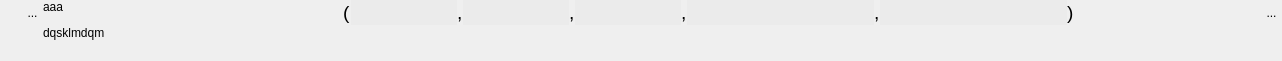
<?xml version="1.0" encoding="UTF-8"?>
<ui version="4.0">
 <class>WidgetTuple5</class>
 <widget class="QWidget" name="WidgetTuple5">
  <property name="geometry">
   <rect>
    <x>0</x>
    <y>0</y>
    <width>1282</width>
    <height>61</height>
   </rect>
  </property>
  <property name="sizePolicy">
   <sizepolicy hsizetype="Preferred" vsizetype="Minimum">
    <horstretch>0</horstretch>
    <verstretch>0</verstretch>
   </sizepolicy>
  </property>
  <property name="minimumSize">
   <size>
    <width>0</width>
    <height>0</height>
   </size>
  </property>
  <property name="windowTitle">
   <string>Form</string>
  </property>
  <layout class="QHBoxLayout" name="horizontalLayout_3">
   <property name="spacing">
    <number>0</number>
   </property>
   <property name="leftMargin">
    <number>1</number>
   </property>
   <property name="topMargin">
    <number>0</number>
   </property>
   <property name="rightMargin">
    <number>0</number>
   </property>
   <property name="bottomMargin">
    <number>1</number>
   </property>
   <item>
    <layout class="QVBoxLayout" name="verticalLayout_2">
     <property name="spacing">
      <number>0</number>
     </property>
     <item>
      <layout class="QHBoxLayout" name="horizontalLayout_2">
       <property name="spacing">
        <number>0</number>
       </property>
       <property name="sizeConstraint">
        <enum>QLayout::SetFixedSize</enum>
       </property>
       <item>
        <spacer name="horizontalSpacer_3">
         <property name="orientation">
          <enum>Qt::Horizontal</enum>
         </property>
         <property name="sizeType">
          <enum>QSizePolicy::Fixed</enum>
         </property>
         <property name="sizeHint" stdset="0">
          <size>
           <width>21</width>
           <height>20</height>
          </size>
         </property>
        </spacer>
       </item>
       <item>
        <widget class="MonBoutonValide" name="RBValide">
         <property name="minimumSize">
          <size>
           <width>21</width>
           <height>25</height>
          </size>
         </property>
         <property name="maximumSize">
          <size>
           <width>21</width>
           <height>25</height>
          </size>
         </property>
         <property name="focusPolicy">
          <enum>Qt::ClickFocus</enum>
         </property>
         <property name="toolTip">
          <string>Affiche le rapport de validation du mot-clef</string>
         </property>
         <property name="styleSheet">
          <string notr="true">border : 0px</string>
         </property>
         <property name="text">
          <string>...</string>
         </property>
         <property name="icon">
          <iconset>
           <normaloff>../Editeur/icons/ast-green-ball.png</normaloff>../Editeur/icons/ast-green-ball.png</iconset>
         </property>
         <property name="iconSize">
          <size>
           <width>25</width>
           <height>25</height>
          </size>
         </property>
        </widget>
       </item>
      </layout>
     </item>
     <item>
      <spacer name="verticalSpacer_2">
       <property name="orientation">
        <enum>Qt::Vertical</enum>
       </property>
       <property name="sizeHint" stdset="0">
        <size>
         <width>20</width>
         <height>5</height>
        </size>
       </property>
      </spacer>
     </item>
    </layout>
   </item>
   <item>
    <widget class="MonLabelClic" name="label">
     <property name="sizePolicy">
      <sizepolicy hsizetype="Fixed" vsizetype="Preferred">
       <horstretch>0</horstretch>
       <verstretch>0</verstretch>
      </sizepolicy>
     </property>
     <property name="minimumSize">
      <size>
       <width>300</width>
       <height>25</height>
      </size>
     </property>
     <property name="maximumSize">
      <size>
       <width>178</width>
       <height>16777215</height>
      </size>
     </property>
     <property name="frameShape">
      <enum>QFrame::NoFrame</enum>
     </property>
     <property name="text">
      <string>&lt;html&gt;&lt;head/&gt;&lt;body&gt;&lt;p&gt;aaa&lt;/p&gt;&lt;p&gt;dqsklmdqm&lt;/p&gt;&lt;/body&gt;&lt;/html&gt;</string>
     </property>
     <property name="scaledContents">
      <bool>false</bool>
     </property>
     <property name="alignment">
      <set>Qt::AlignLeading|Qt::AlignLeft|Qt::AlignTop</set>
     </property>
    </widget>
   </item>
   <item>
    <layout class="QVBoxLayout" name="verticalLayout">
     <item>
      <layout class="QHBoxLayout" name="horizontalLayout">
       <item>
        <widget class="QLabel" name="label_2">
         <property name="text">
          <string>&lt;html&gt;&lt;head/&gt;&lt;body&gt;&lt;p&gt;&lt;span style=&quot; font-size:14pt;&quot;&gt;(&lt;/span&gt;&lt;/p&gt;&lt;/body&gt;&lt;/html&gt;</string>
         </property>
        </widget>
       </item>
       <item>
        <widget class="QLineEdit" name="lineEditVal1">
         <property name="sizePolicy">
          <sizepolicy hsizetype="Preferred" vsizetype="Fixed">
           <horstretch>0</horstretch>
           <verstretch>0</verstretch>
          </sizepolicy>
         </property>
         <property name="minimumSize">
          <size>
           <width>0</width>
           <height>25</height>
          </size>
         </property>
         <property name="maximumSize">
          <size>
           <width>805</width>
           <height>16777215</height>
          </size>
         </property>
         <property name="styleSheet">
          <string notr="true">background:rgb(235,235,235);
border:0px;</string>
         </property>
        </widget>
       </item>
       <item>
        <widget class="QLabel" name="label_4">
         <property name="text">
          <string>&lt;html&gt;&lt;head/&gt;&lt;body&gt;&lt;p&gt;&lt;span style=&quot; font-size:14pt;&quot;&gt;,&lt;/span&gt;&lt;/p&gt;&lt;/body&gt;&lt;/html&gt;</string>
         </property>
        </widget>
       </item>
       <item>
        <widget class="QLineEdit" name="lineEditVal2">
         <property name="sizePolicy">
          <sizepolicy hsizetype="Preferred" vsizetype="Fixed">
           <horstretch>0</horstretch>
           <verstretch>0</verstretch>
          </sizepolicy>
         </property>
         <property name="minimumSize">
          <size>
           <width>0</width>
           <height>25</height>
          </size>
         </property>
         <property name="maximumSize">
          <size>
           <width>805</width>
           <height>16777215</height>
          </size>
         </property>
         <property name="focusPolicy">
          <enum>Qt::StrongFocus</enum>
         </property>
         <property name="styleSheet">
          <string notr="true">background:rgb(235,235,235);
border:0px;</string>
         </property>
        </widget>
       </item>
       <item>
        <widget class="QLabel" name="label_3">
         <property name="text">
          <string>&lt;html&gt;&lt;head/&gt;&lt;body&gt;&lt;p&gt;&lt;span style=&quot; font-size:14pt;&quot;&gt;,&lt;/span&gt;&lt;/p&gt;&lt;/body&gt;&lt;/html&gt;</string>
         </property>
        </widget>
       </item>
       <item>
        <widget class="QLineEdit" name="lineEditVal3">
         <property name="sizePolicy">
          <sizepolicy hsizetype="Preferred" vsizetype="Fixed">
           <horstretch>0</horstretch>
           <verstretch>0</verstretch>
          </sizepolicy>
         </property>
         <property name="minimumSize">
          <size>
           <width>0</width>
           <height>25</height>
          </size>
         </property>
         <property name="maximumSize">
          <size>
           <width>805</width>
           <height>16777215</height>
          </size>
         </property>
         <property name="focusPolicy">
          <enum>Qt::StrongFocus</enum>
         </property>
         <property name="styleSheet">
          <string notr="true">background:rgb(235,235,235);
border:0px;</string>
         </property>
        </widget>
       </item>
       <item>
        <widget class="QLabel" name="label_8">
         <property name="text">
          <string>&lt;html&gt;&lt;head/&gt;&lt;body&gt;&lt;p&gt;&lt;span style=&quot; font-size:14pt;&quot;&gt;,&lt;/span&gt;&lt;/p&gt;&lt;/body&gt;&lt;/html&gt;</string>
         </property>
        </widget>
       </item>
       <item>
        <widget class="LECustomTuple" name="lineEditVal_4">
         <property name="sizePolicy">
          <sizepolicy hsizetype="Expanding" vsizetype="Fixed">
           <horstretch>0</horstretch>
           <verstretch>0</verstretch>
          </sizepolicy>
         </property>
         <property name="minimumSize">
          <size>
           <width>0</width>
           <height>25</height>
          </size>
         </property>
         <property name="maximumSize">
          <size>
           <width>10000</width>
           <height>16777215</height>
          </size>
         </property>
         <property name="focusPolicy">
          <enum>Qt::StrongFocus</enum>
         </property>
         <property name="styleSheet">
          <string notr="true">background:rgb(235,235,235);
border:0px;</string>
         </property>
        </widget>
       </item>
       <item>
        <widget class="QLabel" name="label_9">
         <property name="text">
          <string>&lt;html&gt;&lt;head/&gt;&lt;body&gt;&lt;p&gt;&lt;span style=&quot; font-size:14pt;&quot;&gt;,&lt;/span&gt;&lt;/p&gt;&lt;/body&gt;&lt;/html&gt;</string>
         </property>
        </widget>
       </item>
       <item>
        <widget class="LECustomTuple" name="lineEditVal_5">
         <property name="sizePolicy">
          <sizepolicy hsizetype="Expanding" vsizetype="Fixed">
           <horstretch>0</horstretch>
           <verstretch>0</verstretch>
          </sizepolicy>
         </property>
         <property name="minimumSize">
          <size>
           <width>0</width>
           <height>25</height>
          </size>
         </property>
         <property name="maximumSize">
          <size>
           <width>10000</width>
           <height>16777215</height>
          </size>
         </property>
         <property name="focusPolicy">
          <enum>Qt::StrongFocus</enum>
         </property>
         <property name="styleSheet">
          <string notr="true">background:rgb(235,235,235);
border:0px;</string>
         </property>
        </widget>
       </item>
       <item>
        <widget class="QLabel" name="label_5">
         <property name="text">
          <string>&lt;html&gt;&lt;head/&gt;&lt;body&gt;&lt;p&gt;&lt;span style=&quot; font-size:14pt;&quot;&gt;)&lt;/span&gt;&lt;/p&gt;&lt;/body&gt;&lt;/html&gt;</string>
         </property>
        </widget>
       </item>
       <item>
        <spacer name="horizontalSpacer">
         <property name="orientation">
          <enum>Qt::Horizontal</enum>
         </property>
         <property name="sizeHint" stdset="0">
          <size>
           <width>40</width>
           <height>20</height>
          </size>
         </property>
        </spacer>
       </item>
       <item>
        <widget class="QToolButton" name="RBPoubelle">
         <property name="minimumSize">
          <size>
           <width>21</width>
           <height>25</height>
          </size>
         </property>
         <property name="maximumSize">
          <size>
           <width>21</width>
           <height>25</height>
          </size>
         </property>
         <property name="focusPolicy">
          <enum>Qt::ClickFocus</enum>
         </property>
         <property name="toolTip">
          <string>Détruit le mot-clef</string>
         </property>
         <property name="styleSheet">
          <string notr="true">border : 0px</string>
         </property>
         <property name="text">
          <string>...</string>
         </property>
         <property name="icon">
          <iconset>
           <normaloff>../Editeur/icons/deleteRond.png</normaloff>../Editeur/icons/deleteRond.png</iconset>
         </property>
         <property name="iconSize">
          <size>
           <width>25</width>
           <height>25</height>
          </size>
         </property>
        </widget>
       </item>
      </layout>
     </item>
     <item>
      <spacer name="verticalSpacer">
       <property name="orientation">
        <enum>Qt::Vertical</enum>
       </property>
       <property name="sizeHint" stdset="0">
        <size>
         <width>20</width>
         <height>13</height>
        </size>
       </property>
      </spacer>
     </item>
    </layout>
   </item>
  </layout>
 </widget>
 <customwidgets>
  <customwidget>
   <class>MonBoutonValide</class>
   <extends>QToolButton</extends>
   <header>monBoutonValide.h</header>
  </customwidget>
  <customwidget>
   <class>MonLabelClic</class>
   <extends>QLabel</extends>
   <header>monLabelClic.h</header>
  </customwidget>
  <customwidget>
   <class>LECustomTuple</class>
   <extends>QLineEdit</extends>
   <header>gereListe.h</header>
  </customwidget>
 </customwidgets>
 <resources/>
 <connections/>
</ui>
